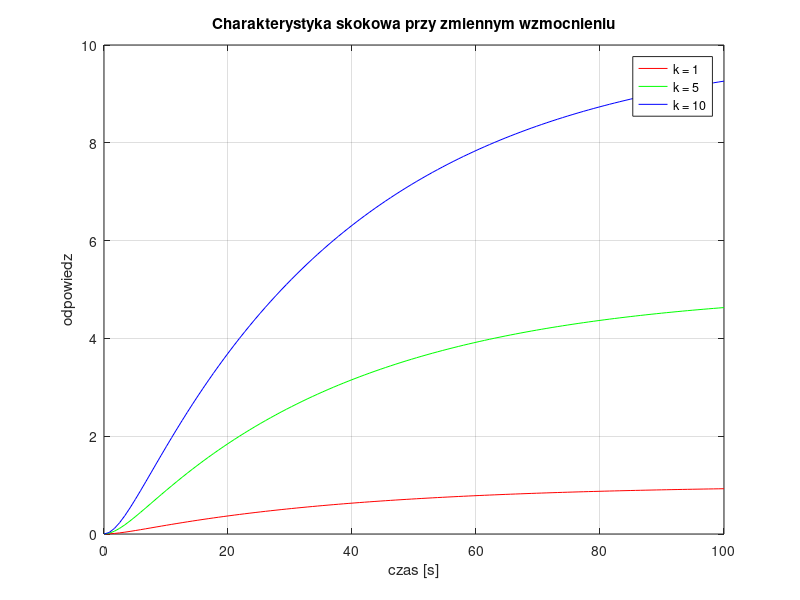
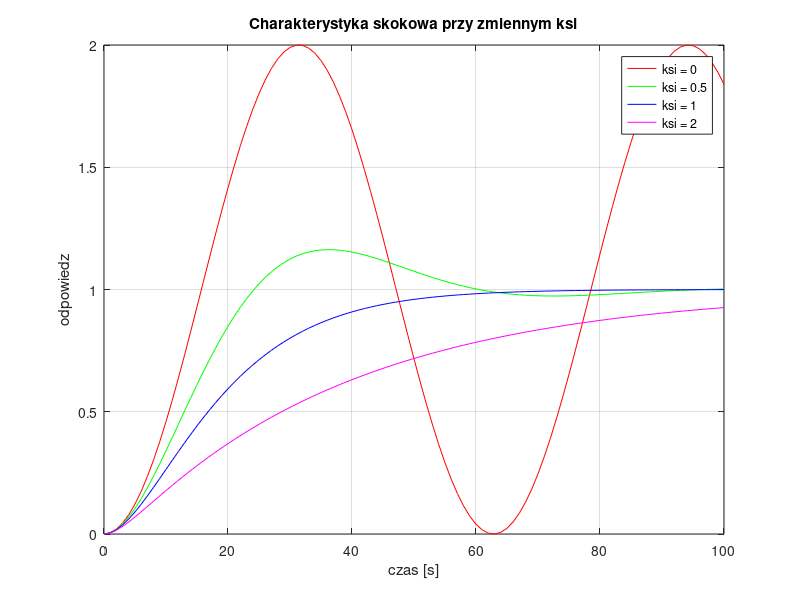
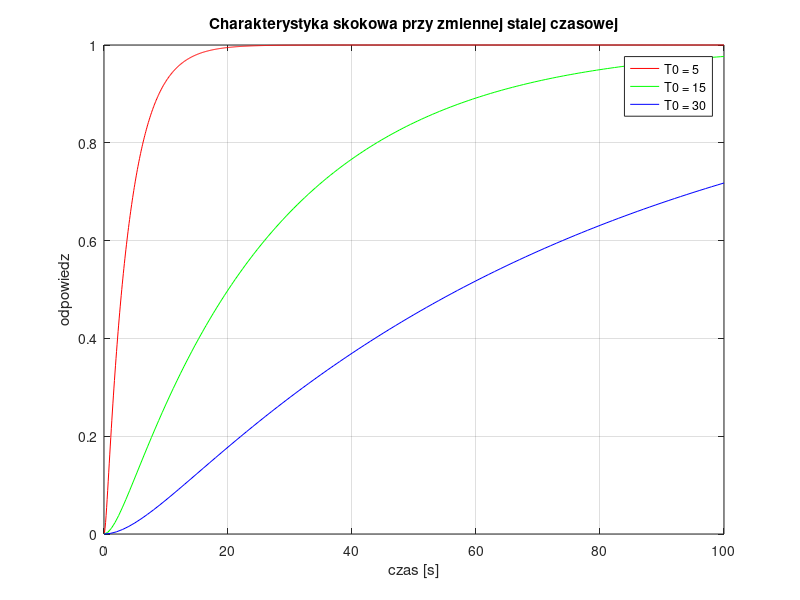
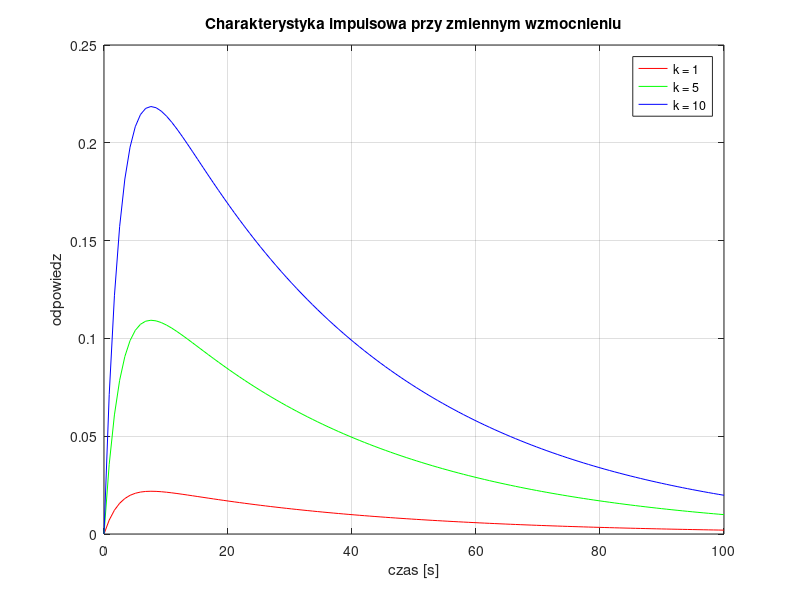

The MATLAB source for these figures, in order:
clear all; close all;

% Obiekt oscylacyjny II rzedu
% ************************************************************************
% Charakterystyka skokowa
% ************************************************************************
figure(1)
k = 1; T0 = 10; ksi = 2;
g = tf([k], [T0^2, 2*ksi*T0, 1] );
[y1 t1] = step(g, 100);

k = 5; T0 = 10; ksi = 2;
g = tf([k], [T0^2, 2*ksi*T0, 1] );
[y2 t2] = step(g, 100);

k = 10; T0 = 10; ksi = 2;
g = tf([k], [T0^2, 2*ksi*T0, 1] );
[y3 t3] = step(g, 100);

plot(t1, y1, 'r', t2, y2, 'g', t3, y3, 'b')
grid on
title('Charakterystyka skokowa przy zmiennym wzmocnieniu')
xlabel('czas [s]')
ylabel('odpowiedz')
legend('k = 1','k = 5','k = 10')
% ************************************************************************
figure(2)
k = 1; T0 = 10; ksi = 0;
g = tf([k], [T0^2, 2*ksi*T0, 1] );
[y1 t1] = step(g, 100);

k = 1; T0 = 10; ksi = 0.5;
g = tf([k], [T0^2, 2*ksi*T0, 1] );
[y2 t2] = step(g, 100);

k = 1; T0 = 10; ksi = 1;
g = tf([k], [T0^2, 2*ksi*T0, 1] );
[y3 t3] = step(g, 100);

k = 1; T0 = 10; ksi = 2;
g = tf([k], [T0^2, 2*ksi*T0, 1] );
[y4 t4] = step(g, 100);

plot(t1, y1, 'r', t2, y2, 'g', t3, y3, 'b', t4, y4, 'm')
grid on
title('Charakterystyka skokowa przy zmiennym ksi')
xlabel('czas [s]')
ylabel('odpowiedz')
legend('ksi = 0','ksi = 0.5','ksi = 1', 'ksi = 2')
% ************************************************************************
figure(3)
k = 1; T0 = 1; ksi = 2;
g = tf([k], [T0^2, 2*ksi*T0, 1] );
[y1 t1] = step(g, 100);

k = 1; T0 = 7; ksi = 2;
g = tf([k], [T0^2, 2*ksi*T0, 1] );
[y2 t2] = step(g, 100);

k = 1; T0 = 20; ksi = 2;
g = tf([k], [T0^2, 2*ksi*T0, 1] );
[y3 t3] = step(g, 100);;

plot(t1, y1, 'r', t2, y2, 'g', t3, y3, 'b')
grid on
title('Charakterystyka skokowa przy zmiennej stalej czasowej')
xlabel('czas [s]')
ylabel('odpowiedz')
legend('T0 = 5','T0 = 15','T0 = 30')
% ************************************************************************
% Charakterystyka impulsowa
% ************************************************************************
figure(4)
k = 1; T0 = 10; ksi = 2;
g = tf([k], [T0^2, 2*ksi*T0, 1] );
[y1 t1] = impulse(g, 100);

k = 5; T0 = 10; ksi = 2;
g = tf([k], [T0^2, 2*ksi*T0, 1] );
[y2 t2] = impulse(g, 100);

k = 10; T0 = 10; ksi = 2;
g = tf([k], [T0^2, 2*ksi*T0, 1] );
[y3 t3] = impulse(g, 100);

plot(t1, y1, 'r', t2, y2, 'g', t3, y3, 'b')
grid on
title('Charakterystyka impulsowa przy zmiennym wzmocnieniu')
xlabel('czas [s]')
ylabel('odpowiedz')
legend('k = 1','k = 5','k = 10')
% ************************************************************************
figure(5)
k = 1; T0 = 10; ksi = 0;
g = tf([k], [T0^2, 2*ksi*T0, 1] );
[y1 t1] = impulse(g, 100);

k = 1; T0 = 10; ksi = 0.5;
g = tf([k], [T0^2, 2*ksi*T0, 1] );
[y2 t2] = impulse(g, 100);

k = 1; T0 = 10; ksi = 1;
g = tf([k], [T0^2, 2*ksi*T0, 1] );
[y3 t3] = impulse(g, 100);

k = 1; T0 = 10; ksi = 2;
g = tf([k], [T0^2, 2*ksi*T0, 1] );
[y4 t4] = impulse(g, 100);

plot(t1, y1, 'r', t2, y2, 'g', t3, y3, 'b', t4, y4, 'm')
grid on
title('Charakterystyka impulsowa przy zmiennym ksi')
xlabel('czas [s]')
ylabel('odpowiedz')
legend('ksi = 0','ksi = 0.5','ksi = 1', 'ksi = 2')
% ************************************************************************
figure(6)
k = 1; T0 = 1; ksi = 2;
g = tf([k], [T0^2, 2*ksi*T0, 1] );
[y1 t1] = impulse(g, 100);

k = 1; T0 = 7; ksi = 2;
g = tf([k], [T0^2, 2*ksi*T0, 1] );
[y2 t2] = impulse(g, 100);

k = 1; T0 = 20; ksi = 2;
g = tf([k], [T0^2, 2*ksi*T0, 1] );
[y3 t3] = impulse(g, 100);;

plot(t1, y1, 'r', t2, y2, 'g', t3, y3, 'b')
grid on
title('Charakterystyka impulsowa przy zmiennej stalej czasowej')
xlabel('czas [s]')
ylabel('odpowiedz')
legend('T0 = 5','T0 = 15','T0 = 30')
